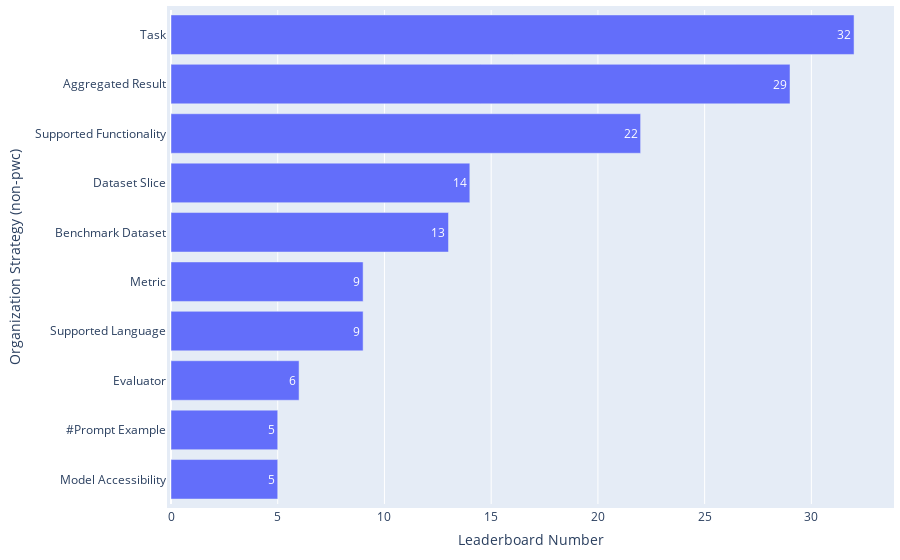

Here is the notebook cell this chart was saved with:
### Code cell
df = pd.read_csv(path_rq1 / 'leaderboard_processed.csv')
df = df[df['#Organization strategy (non-pwc)'] > 0]

df['Organization strategies (non-pwc)'] = df['Organization strategies (non-pwc)'].apply(ast.literal_eval)
df_split = df.explode('Organization strategies (non-pwc)').groupby('Organization strategies (non-pwc)').size().reset_index(name='Frequency')
df_split['Weight'] = 1

statistics = {
    'Distribution': 'Leaderboards across Organization Strategies',
    'Interquartile Range': df_split['Frequency'].quantile(0.75) - df_split['Frequency'].quantile(0.25),
    'Mean': np.mean(df_split['Frequency']),
    'Median': np.median(df_split['Frequency']),
    'Standard Deviation': np.std(df_split['Frequency']),
    'Gini Coefficient': ineqpy.inequality.gini(data=df_split, income='Frequency', weights='Weight'),
}
df_statistics = pd.read_csv(path_rq1 / 'leaderboard_statistics.csv')
df_statistics = pd.concat([df_statistics, pd.DataFrame([statistics])], ignore_index=True)
df_statistics.drop_duplicates(subset=['Distribution'], keep='last', inplace=True)
df_statistics.sort_values(by='Distribution', inplace=True)
df_statistics.to_csv(path_rq1 / 'leaderboard_statistics.csv', index=False)

df_top = df_split.sort_values(by='Frequency', ascending=False).head(10)
print(f"{df_top['Organization strategies (non-pwc)'].iloc[0]} is the most adopted organization strategies, covering {round(df_top['Frequency'].iloc[0]/len(df)*100,2)}% ({df_top['Frequency'].iloc[0]} out of {len(df)}) leaderboards.")

fig = go.Figure(go.Bar(
        x=df_top['Frequency'],  # Values for the bar lengths
        y=df_top['Organization strategies (non-pwc)'],  # Categories for each bar
        orientation='h',  # Sets the bars to be horizontal
        text=df_top['Frequency'],  # Adds the values as text on each bar
        textposition='auto'  # Automatically positions the text on the bars
))
fig.update_layout(
        xaxis_title='Leaderboard Number',
        yaxis_title='Organization Strategy (non-pwc)',
        yaxis_autorange='reversed'  # This line makes the bars go top-down
)
# Update the layout for a tighter look
fig.update_layout(
    autosize=True,
    margin=dict(
        l=10,  # Left margin
        r=10,  # Right margin
        b=10,  # Bottom margin
        t=10,  # Top margin
        pad=4  # Padding between the plot and the margin
    )
)
fig.show()

### Figure 1 — Plotly figure (JSON) as saved in the notebook; plotly's stock layout.template omitted (floating-point values rounded to 4 significant figures)
{"data": [{"orientation": "h", "text": [32, 29, 22, 14, 13, 9, 9, 6, 5, 5], "textposition": "auto", "type": "bar", "x": [32, 29, 22, 14, 13, 9, 9, 6, 5, 5], "y": ["Task", "Aggregated Result", "Supported Functionality", "Dataset Slice", "Benchmark Dataset", "Metric", "Supported Language", "Evaluator", "#Prompt Example", "Model Accessibility"]}], "layout": {"autosize": true, "margin": {"b": 10, "l": 10, "pad": 4, "r": 10, "t": 10}, "xaxis": {"title": {"text": "Leaderboard Number"}}, "yaxis": {"autorange": "reversed", "title": {"text": "Organization Strategy (non-pwc)"}}}}
